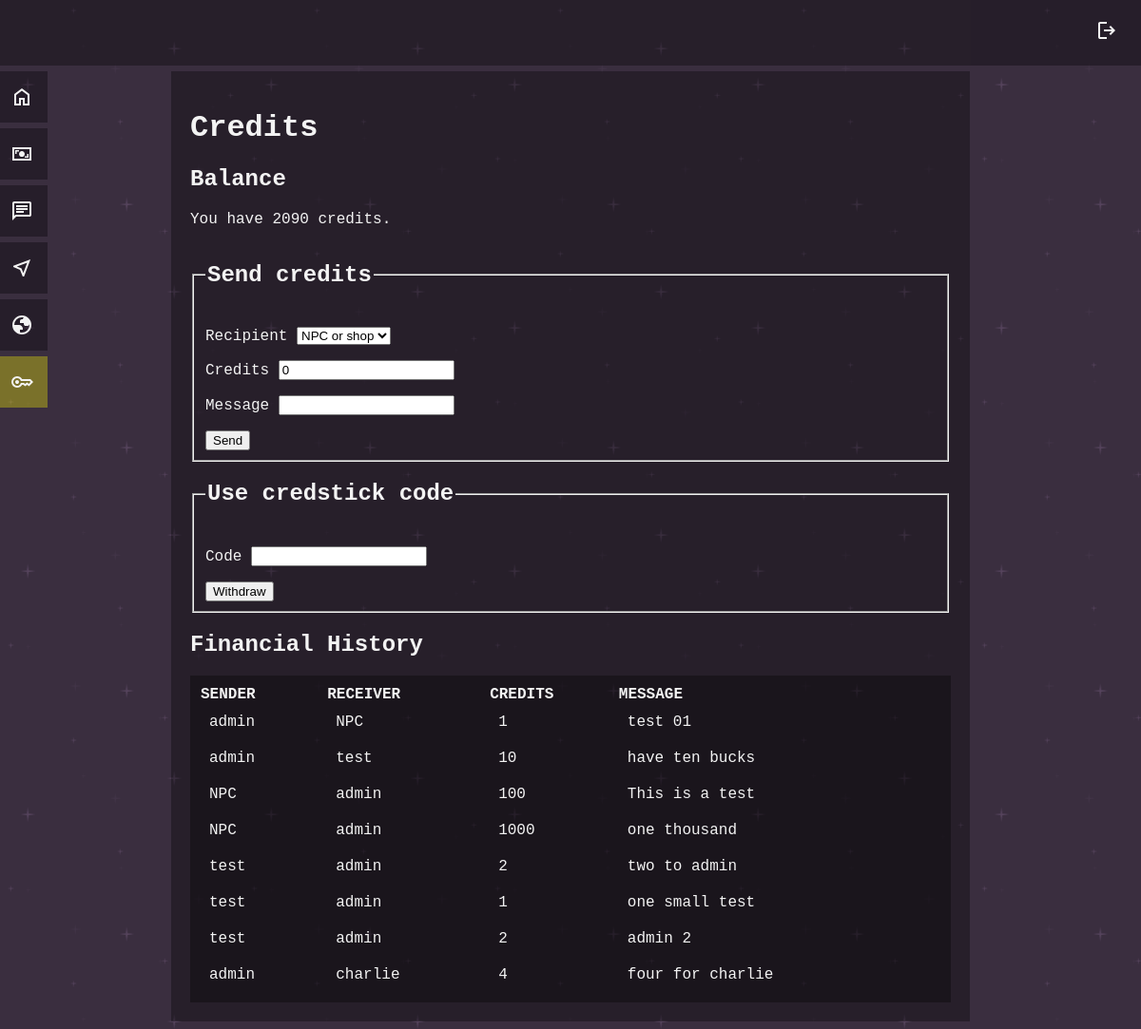
Screenshot of /credits (signed in) with the database file from the repository.
### tables this page shows
CREATE TABLE users (
id INTEGER PRIMARY KEY AUTOINCREMENT NOT NULL,
username TEXT NOT NULL UNIQUE,
hash TEXT NOT NULL,
admin INTEGER DEFAULT 0,
credits INTEGER DEFAULT 0, campaign INTEGER);

CREATE TABLE financehistory (
id INTEGER PRIMARY KEY AUTOINCREMENT UNIQUE NOT NULL,
isfrom TEXT NOT NULL,
isto TEXT NOT NULL,
value INTEGER,
message TEXT
);

### app.py (the view)
@app.route("/credits")
@login_required
def credits():
    credits_balance = db.execute("SELECT credits FROM users WHERE id = ?", session["user_id"])[0]["credits"]
    user_campaign = db.execute("SELECT campaign FROM users WHERE id = ?", session['user_id'])[0]['campaign']
    send_list = db.execute("SELECT username FROM users WHERE campaign = ? AND NOT id = ?", user_campaign, session['user_id'])
    current_username = db.execute("SELECT username FROM users WHERE id = ?", session['user_id'])[0]['username']
    finance_history = db.execute("SELECT * FROM financehistory WHERE isfrom = ? OR isto = ? ORDER BY id", current_username, current_username)
    return render_template("credits.html", credits_balance=credits_balance, send_list=send_list, finance_history=finance_history)

### app.py (called while the page is built)
@app.context_processor
def inject_admin_status():
    admin_status = session.get("admin", 0)
    return dict(admin=admin_status)

@app.after_request
def after_request(response):
    response.headers["Cache-Control"] = "no-cache, no-store, must-revalidate"
    response.headers["Expires"] = 0
    response.headers["Pragma"] = "no-cache"
    return response

### helpers.py (called while the page is built)
def login_required(f):
    @wraps(f)
    def decorated_function(*args, **kwargs):
        if session.get("user_id") is None:
            return redirect("/login")
        return f(*args, **kwargs)
    return decorated_function

### templates/credits.html (shortened to what this page needs)
{% extends "layout.html" %}
{% block main %}
<h1>Credits</h1>
<h2>Balance</h2>
<p>You have {{ credits_balance }} credits.</p>
<form action="/credits_send" method="post">
    <fieldset>
        <legend>
            <h2>Send credits</h2>
        </legend>
        <p>
            <label>
                Recipient
            </label>
            <select name="send_credits_to">
                <option value="NPC" selected>NPC or shop</option>
            </select>
        </p>
        <p>
            <label>
                Credits
            </label>
            <input type="number" name="send_credits_amount" min="1" value="0" />
        </p>
        <p>
            <label>
                Message
            </label>
            <input type="text" name="send_credits_note" />
        </p>
        <div>
            <button type="submit">Send</button>
        </div>
    </fieldset>
</form>
<form action="/credits_receive" method="post">
    <fieldset>
        <legend>
            <h2>Use credstick code</h2>
        </legend>
        <div>
            <p>
                <label>
                    Code
                </label>
                <input type="text" name="input_credstick_code" />
            </p>
            <div>
                <button type="submit">Withdraw</button>
            </div>
        </div>
    </fieldset>
</form>
<h2>Financial History</h2>
<table class="dark_table">
    <thead>
        <tr>
            <th>SENDER</th>
            <th>RECEIVER</th>
            <th>CREDITS</th>
            <th>MESSAGE</th>
        </tr>
    </thead>
    <tbody>
        {% for line in finance_history %}
        <tr>
            <td>{{ line.isfrom }}</td>
            <td>{{ line.isto }}</td>
            <td>{{ line.value }}</td>
            <td>{{ line.message }}</td>
        </tr>
        {% endfor %}
    </tbody>
</table>
{% endblock %}

### templates/layout.html (shortened to what this page needs)
<!DOCTYPE html>
<html lang="en">
<head>
    <link href="{{ url_for('static', filename='style_default.css') }}" rel="stylesheet">
</head>
<body>
    <header>
        <div>
            {% if session['user_id'] %}
            <a href="/logout" class="float_right"><img src="{{ url_for('static', filename='icon-logout.svg') }}" alt="
                    log out" /></a>
            {% endif %}
        </div>
    </header>
    {% if session['user_id'] %}
    <nav>
        <a href="/" id="link_home">
            <img src="{{ url_for('static', filename='icon-home.svg') }}" class="float_right" />
        </a>
        <a href="/credits" id="link_credits">
            <img src="{{ url_for('static', filename='icon-credits.svg') }}" class="float_right" />
        </a>
        <a href="/compad" id="link_compad">
            <img src="{{ url_for('static', filename='icon-compad.svg') }}" class="float_right" /></a>
        <a href="/starmap" id="link_starmap">
            <img src="{{ url_for('static', filename='icon-starmap.svg') }}" class="float_right" />
        </a>
        <a href="/system" id="link_system">
            <img src="{{ url_for('static', filename='icon-system.svg') }}" class="float_right" />
        </a>
        {% if admin == 1 %}
        <a href="/admin" id="link_admin">
            <img src="{{ url_for('static', filename='icon-key.svg') }}" class="float_right" />
        </a>
        {% endif %}
    </nav>
    {% endif %}
    <main>
        {% block main %}{% endblock %}
    </main>
</body>
</html>

### static/style_default.css (style rules this page uses)
body { background-color: #392e40; background-image: url("darkPurple.png"); background-repeat: repeat; font-family: "Courier New", Courier, monospace; color: #f3f3f3; }
header { position: fixed; left: 0; top: 0; width: 100%; background-color: rgba(0, 0, 0, 0.33); padding: 20px; overflow: hidden; z-index: -1; }
header a, header span { float: left; text-align: center; padding-right: 44px; }
main { max-width: 800px; margin-left: auto; margin-right: auto; margin-top: 75px; background-color: rgba(0, 0, 0, 0.33); padding: 20px; }
nav { z-index: 1; position: fixed; left: -10px; top: 0px; }
nav a { position: absolute; left: -100px; transition: 0.3s; padding: 15px; width: 130px; text-decoration: none; font-size: 20px; color: #ffffff; background-color: rgba(0, 0, 0, 0.33); }
#link_home { top: 75px; }
#link_credits { top: 135px; }
#link_compad { top: 195px; }
#link_starmap { top: 255px; }
#link_system { top: 315px; }
#link_admin { top: 375px; background-color: rgba(255, 251, 0, 0.33); }
a { text-decoration: none; color: white; font-weight: bold; }
.float_right { float: right; }
.dark_table { border: none; border-spacing: 0px; width: 100%; background-color: rgba(0, 0, 0, 0.33); padding: 10px; text-align: left; }
.dark_table td { padding: 10px; }

### rows the page displays
users: credits "2090"
financehistory: isfrom "admin", isto "NPC", value "1", message "test 01"
financehistory: isfrom "admin", isto "test", value "10", message "have ten bucks"
financehistory: isfrom "NPC", isto "admin", value "100", message "This is a test"
financehistory: isfrom "NPC", isto "admin", value "1000", message "one thousand"
financehistory: isfrom "test", isto "admin", value "2", message "two to admin"
financehistory: isfrom "test", isto "admin", value "1", message "one small test"
financehistory: isfrom "test", isto "admin", value "2", message "admin 2"
financehistory: isfrom "admin", isto "charlie", value "4", message "four for charlie"
